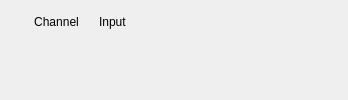
       <widget class="QWidget" name="tab_6">
        <attribute name="title">
         <string>Inputs</string>
        </attribute>
        <layout class="QVBoxLayout" name="verticalLayout_11">
         <property name="leftMargin">
          <number>9</number>
         </property>
         <property name="topMargin">
          <number>9</number>
         </property>
         <property name="rightMargin">
          <number>9</number>
         </property>
         <property name="bottomMargin">
          <number>9</number>
         </property>
         <item>
          <layout class="QVBoxLayout" name="verticalLayout_10">
           <item>
            <widget class="QFrame" name="frame_9">
             <property name="minimumSize">
              <size>
               <width>0</width>
               <height>25</height>
              </size>
             </property>
             <property name="maximumSize">
              <size>
               <width>16777215</width>
               <height>25</height>
              </size>
             </property>
             <property name="frameShape">
              <enum>QFrame::NoFrame</enum>
             </property>
             <property name="frameShadow">
              <enum>QFrame::Raised</enum>
             </property>
             <layout class="QHBoxLayout" name="horizontalLayout_4">
              <property name="spacing">
               <number>1</number>
              </property>
              <property name="leftMargin">
               <number>0</number>
              </property>
              <property name="topMargin">
               <number>0</number>
              </property>
              <property name="rightMargin">
               <number>0</number>
              </property>
              <property name="bottomMargin">
               <number>0</number>
              </property>
              <item>
               <layout class="QHBoxLayout" name="horizontalLayout_2">
                <property name="spacing">
                 <number>5</number>
                </property>
                <item>
                 <spacer name="horizontalSpacer_12">
                  <property name="orientation">
                   <enum>Qt::Horizontal</enum>
                  </property>
                  <property name="sizeType">
                   <enum>QSizePolicy::Fixed</enum>
                  </property>
                  <property name="sizeHint" stdset="0">
                   <size>
                    <width>10</width>
                    <height>20</height>
                   </size>
                  </property>
                 </spacer>
                </item>
                <item>
                 <widget class="QLabel" name="label_52">
                  <property name="minimumSize">
                   <size>
                    <width>75</width>
                    <height>0</height>
                   </size>
                  </property>
                  <property name="maximumSize">
                   <size>
                    <width>75</width>
                    <height>16777215</height>
                   </size>
                  </property>
                  <property name="text">
                   <string>Channel</string>
                  </property>
                  <property name="alignment">
                   <set>Qt::AlignCenter</set>
                  </property>
                 </widget>
                </item>
                <item>
                 <widget class="QLabel" name="label_53">
                  <property name="minimumSize">
                   <size>
                    <width>200</width>
                    <height>0</height>
                   </size>
                  </property>
                  <property name="text">
                   <string>Input</string>
                  </property>
                  <property name="alignment">
                   <set>Qt::AlignLeading|Qt::AlignLeft|Qt::AlignVCenter</set>
                  </property>
                 </widget>
                </item>
                <item>
                 <spacer name="horizontalSpacer_11">
                  <property name="orientation">
                   <enum>Qt::Horizontal</enum>
                  </property>
                  <property name="sizeHint" stdset="0">
                   <size>
                    <width>40</width>
                    <height>20</height>
                   </size>
                  </property>
                 </spacer>
                </item>
               </layout>
              </item>
             </layout>
            </widget>
           </item>
           <item>
            <widget class="PyDMTemplateRepeater" name="PyDMTemplateRepeater">
             <property name="toolTip">
              <string/>
             </property>
             <property name="templateFilename" stdset="0">
              <string>$PYDM/mps/mps_ln_channel.ui</string>
             </property>
             <property name="dataSource" stdset="0">
              <string>$PHYSICS_TOP/mps_configuration/current/display/thresholds/app${AID}_chan.json</string>
             </property>
            </widget>
           </item>
           <item>
            <spacer name="verticalSpacer_5">
             <property name="orientation">
              <enum>Qt::Vertical</enum>
             </property>
             <property name="sizeHint" stdset="0">
              <size>
               <width>20</width>
               <height>40</height>
              </size>
             </property>
            </spacer>
           </item>
          </layout>
         </item>
        </layout>
       </widget>
